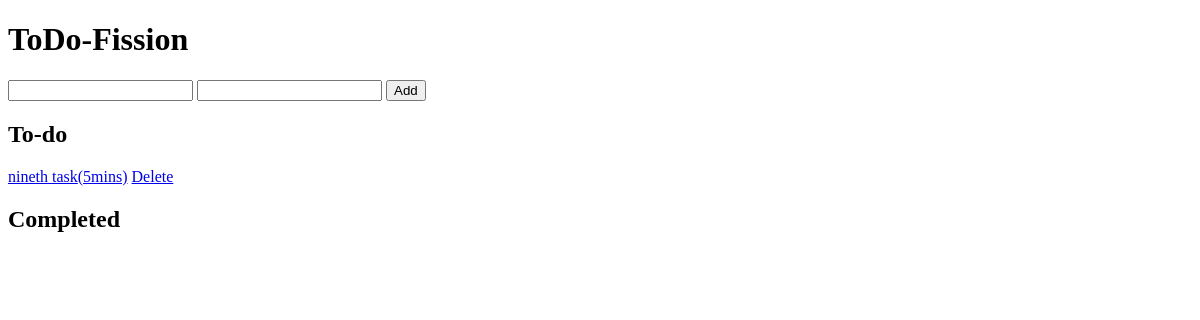
Before: / with the older database file.
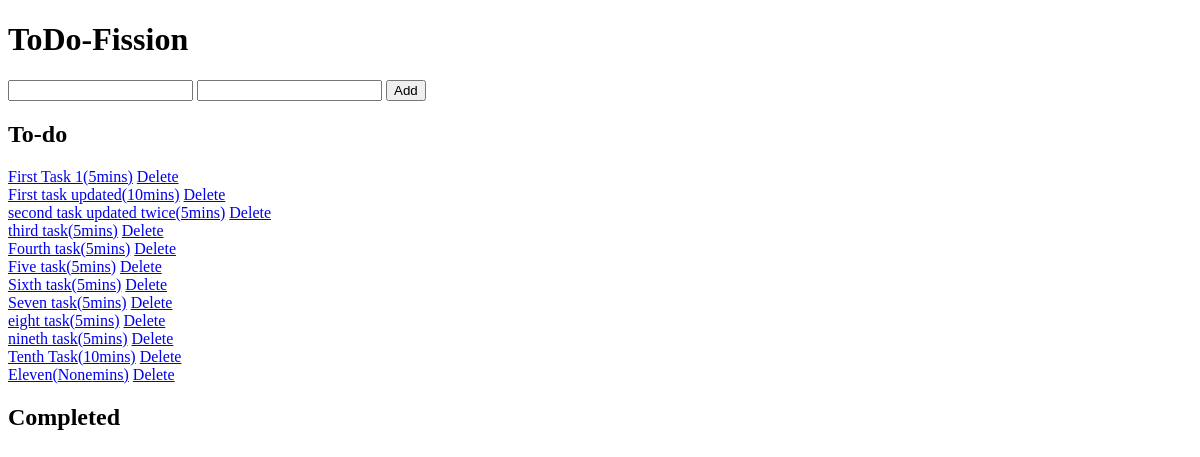
After: the same page with the newer database file.
### app/models.py (models this page shows, shortened)
class Todo(db.Model):
    id = db.Column(db.Integer, primary_key=True)
    task = db.Column(db.String(100), index=True)
    time = db.Column(db.Integer)
    status = db.Column(db.Boolean, default=False)
    created_on = db.Column(db.DateTime, default=datetime.utcnow)
    updated_on = db.Column(db.DateTime, default=datetime.utcnow, onupdate=datetime.utcnow)

### app/routes.py (the view, shortened to what this page needs)
@app.route('/', methods=['GET', 'POST'])
def index():
    form = AddToDo()
    newtaskTime = None
    list = Todo.query.filter_by(status=0)
    completed = Todo.query.filter_by(status=1)
    return render_template('index.html', title='Home', form=form, list=list, completed = completed)

### app/forms.py
class AddToDo(FlaskForm):
    newtodo = StringField('Add a To-Do', validators=[DataRequired()])
    time = StringField('Time')
    add = SubmitField('Add')

### app/templates/index.html (shortened to what this page needs)
<!DOCTYPE html>
<html>
<head>
</head>
<body>
    <h1>ToDo-Fission</h1>
    <form action="" method="POST">
        {{ form.newtodo }}
        {{ form.time }}
        {{ form.add }}
    </form>
    <div>
        <h2>To-do</h2>
            {% for item in list %}
               <div>
                   <a href="{{ url_for('markComplete', id = item.id) }}">{{ item.task }}({{ item.time }}mins)</a>
                   <a href="{{ url_for('deleteTodo', id = item.id) }}">Delete</a>
               </div>
            {% endfor%}
    </div>
    <div>
            <h2>Completed</h2>
        </div>
</body>
</html>

Changed rows visible on the page:
now on this page (row edited): Todo: task "First Task 1", time "5"
now on this page (row edited): Todo: task "First task updated", time "10"
now on this page (row edited): Todo: task "second task updated twice", time "5"
now on this page (row edited): Todo: task "third task", time "5"
now on this page (row edited): Todo: task "Fourth task", time "5"
now on this page (row edited): Todo: task "Five task", time "5"
now on this page (row edited): Todo: task "Sixth task", time "5"
now on this page (row edited): Todo: task "Seven task", time "5"
now on this page (row edited): Todo: task "eight task", time "5"
added Todo: task "Tenth Task", time "10"
added Todo: task "Eleven", time "None"
